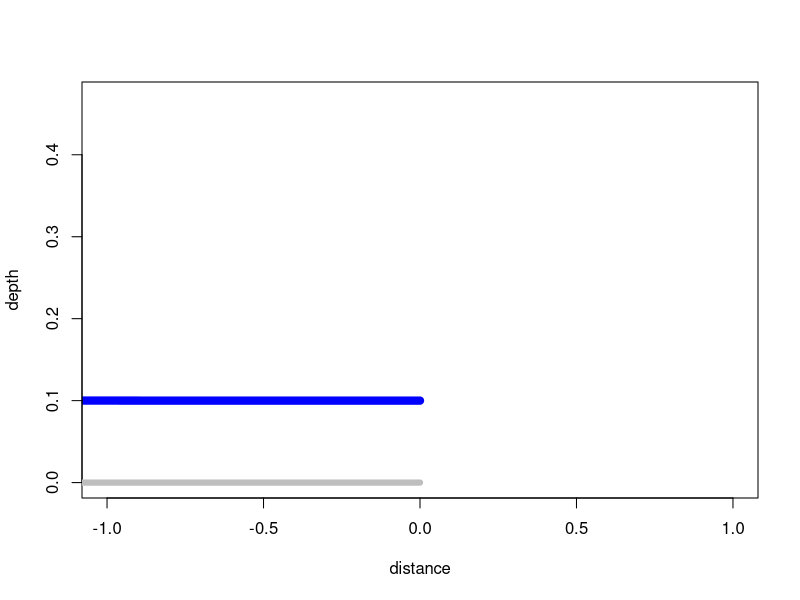

Reproduce this figure in R.
# Backwater Curves, variable step method, prisimatic channels only!
# Illustrates use of R as a programming environment
# Direct port of FORTRAN code, so code is NOT R efficient
# 
rm(list=ls())
# Depth-Area Function
area<-function(depth,width){
	area<-depth*width;
	return(area)
	}
# Wetted perimeter function for rectangular channel
perimeter<-function(depth,width){
	perimeter<-2*depth+width;
	return(perimeter)
	}
# Hydraulic radius function
radius<-function(area,perimeter){
	radius<-area/perimeter;
	return(radius)
	}
# Friction slope function
slope_f<-function(discharge,mannings_n,area,radius){
	slope_f<-(discharge^2)*(mannings_n^2)/( (radius^(4/3))*(area^2) ); #compute friction slope
	return(slope_f)
	}
# 2-point average
avg2point<-function(x1,x2){
	avg2point<-0.5*(x1+x2);
	return(avg2point)
	}
# Backwater curve function
backwater<-function(begin_depth,end_depth,how_many,discharge,width,mannings_n,slope){
#
## Example function call
##  zz<-backwater(begin_depth=8,end_depth=5,how_many=30,discharge=55.4,width=5,mannings_n=0.02,slope=0.001)
## Numerical values are values used in essay, they correspond to a particuar example from Koutitas 1983
#
# Other functions must exist otherwise will spawn errors
#
# Prepare space for vectors
depth<-numeric(0)  # numeric vector for depths
bse<-numeric(0) # numeric vector for bottom elevations
wse<-numeric(0) # numeric vector for water surface elevations
delta_depth<-(begin_depth-end_depth)/(how_many)  # change in depth for finding spatial steps
depth[1]<-begin_depth # assign downstream value
for (i in 2:how_many){depth[i]<-depth[1]-i*delta_depth} # uniform depths
velocity<-discharge/area(depth,width) # velocity for each depth
deltax<-numeric(0) # numeric vector for spatial steps
# next for loop is very FORTRANesque!  
for (i in 1:(how_many-1)){
    depth_bar<-avg2point(depth[i],depth[i+1]); #compute average depth in reach
    area_bar<-area(depth_bar,width); #compute average area in reach
    perimeter_bar<-perimeter(depth_bar,width); #compute average wetted perimeter
    radius_bar<-radius(area_bar,perimeter_bar); #compute average hydraulic radius
    friction<-slope_f(discharge,mannings_n,area_bar,radius_bar) #compute friction slope
    deltax[i]<-( (depth[i+1]+(velocity[i+1]^2)/(2*9.8))	- (depth[i] + (velocity[i]^2)/(2*9.8)) )/(slope-friction); # compute change in distance for each change in depth
}
distance<-numeric(0); # space for computing cumulative distances
distance[1]<-0;
bse[1]<-0; # bottom elevation at origin
for (i in 2:(how_many)){
	distance[i]<-distance[i-1]+deltax[i-1]; # spatial distances
	bse[i]<-bse[i-1]-deltax[i-1]*slope; # bottom elevations
	}
wse<-bse+depth # water surface elevations
# output
plot(distance,depth,col="blue",type="l",lwd=8,xlim=c(0,max(distance)),ylim=c(min(bse),max(wse)));
lines(distance,bse,type="l",col="grey",lwd=6);
z<- cbind(distance,depth,bse,wse) # bind output into 4 columns
return(z)
#
}
# Textbook Example
# backwater(begin_depth=8,end_depth=5,how_many=31,discharge=55.4,width=5,mannings_n=0.02,slope=0.001)
zz<-backwater(begin_depth=0.1,end_depth=0.47,how_many=20,discharge=1,width=51,mannings_n=0.01,slope=0.000)
